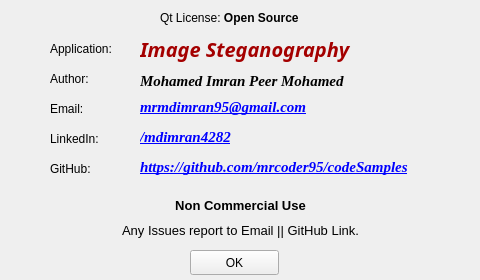
<?xml version="1.0" encoding="UTF-8"?>
<ui version="4.0">
 <class>about</class>
 <widget class="QWidget" name="about">
  <property name="geometry">
   <rect>
    <x>0</x>
    <y>0</y>
    <width>480</width>
    <height>280</height>
   </rect>
  </property>
  <property name="sizePolicy">
   <sizepolicy hsizetype="Fixed" vsizetype="Fixed">
    <horstretch>0</horstretch>
    <verstretch>0</verstretch>
   </sizepolicy>
  </property>
  <property name="windowTitle">
   <string>About</string>
  </property>
  <property name="windowIcon">
   <iconset>
    <normaloff>C:/Users/Music/Desktop/ico/About.ico</normaloff>C:/Users/Music/Desktop/ico/About.ico</iconset>
  </property>
  <widget class="QLabel" name="label">
   <property name="geometry">
    <rect>
     <x>160</x>
     <y>10</y>
     <width>171</width>
     <height>17</height>
    </rect>
   </property>
   <property name="text">
    <string>Qt License: &lt;b&gt;Open Source&lt;/b&gt;</string>
   </property>
  </widget>
  <widget class="QLabel" name="appNameLabel">
   <property name="geometry">
    <rect>
     <x>50</x>
     <y>40</y>
     <width>91</width>
     <height>17</height>
    </rect>
   </property>
   <property name="text">
    <string>Application:</string>
   </property>
  </widget>
  <widget class="QLabel" name="label_3">
   <property name="geometry">
    <rect>
     <x>140</x>
     <y>33</y>
     <width>271</width>
     <height>31</height>
    </rect>
   </property>
   <property name="palette">
    <palette>
     <active>
      <colorrole role="WindowText">
       <brush brushstyle="SolidPattern">
        <color alpha="255">
         <red>164</red>
         <green>0</green>
         <blue>0</blue>
        </color>
       </brush>
      </colorrole>
      <colorrole role="Text">
       <brush brushstyle="SolidPattern">
        <color alpha="255">
         <red>239</red>
         <green>41</green>
         <blue>41</blue>
        </color>
       </brush>
      </colorrole>
      <colorrole role="ButtonText">
       <brush brushstyle="SolidPattern">
        <color alpha="255">
         <red>204</red>
         <green>0</green>
         <blue>0</blue>
        </color>
       </brush>
      </colorrole>
      <colorrole role="PlaceholderText">
       <brush brushstyle="SolidPattern">
        <color alpha="128">
         <red>239</red>
         <green>41</green>
         <blue>41</blue>
        </color>
       </brush>
      </colorrole>
     </active>
     <inactive>
      <colorrole role="WindowText">
       <brush brushstyle="SolidPattern">
        <color alpha="255">
         <red>164</red>
         <green>0</green>
         <blue>0</blue>
        </color>
       </brush>
      </colorrole>
      <colorrole role="Text">
       <brush brushstyle="SolidPattern">
        <color alpha="255">
         <red>239</red>
         <green>41</green>
         <blue>41</blue>
        </color>
       </brush>
      </colorrole>
      <colorrole role="ButtonText">
       <brush brushstyle="SolidPattern">
        <color alpha="255">
         <red>204</red>
         <green>0</green>
         <blue>0</blue>
        </color>
       </brush>
      </colorrole>
      <colorrole role="PlaceholderText">
       <brush brushstyle="SolidPattern">
        <color alpha="128">
         <red>239</red>
         <green>41</green>
         <blue>41</blue>
        </color>
       </brush>
      </colorrole>
     </inactive>
     <disabled>
      <colorrole role="WindowText">
       <brush brushstyle="SolidPattern">
        <color alpha="255">
         <red>190</red>
         <green>190</green>
         <blue>190</blue>
        </color>
       </brush>
      </colorrole>
      <colorrole role="Text">
       <brush brushstyle="SolidPattern">
        <color alpha="255">
         <red>190</red>
         <green>190</green>
         <blue>190</blue>
        </color>
       </brush>
      </colorrole>
      <colorrole role="ButtonText">
       <brush brushstyle="SolidPattern">
        <color alpha="255">
         <red>190</red>
         <green>190</green>
         <blue>190</blue>
        </color>
       </brush>
      </colorrole>
      <colorrole role="PlaceholderText">
       <brush brushstyle="SolidPattern">
        <color alpha="128">
         <red>0</red>
         <green>0</green>
         <blue>0</blue>
        </color>
       </brush>
      </colorrole>
     </disabled>
    </palette>
   </property>
   <property name="font">
    <font>
     <family>Tw Cen MT</family>
     <pointsize>15</pointsize>
     <weight>75</weight>
     <italic>true</italic>
     <bold>true</bold>
     <stylestrategy>PreferAntialias</stylestrategy>
    </font>
   </property>
   <property name="focusPolicy">
    <enum>Qt::NoFocus</enum>
   </property>
   <property name="layoutDirection">
    <enum>Qt::LeftToRight</enum>
   </property>
   <property name="text">
    <string>Image Steganography</string>
   </property>
  </widget>
  <widget class="QLabel" name="authorLabel">
   <property name="geometry">
    <rect>
     <x>50</x>
     <y>70</y>
     <width>81</width>
     <height>17</height>
    </rect>
   </property>
   <property name="text">
    <string>Author:</string>
   </property>
  </widget>
  <widget class="QPushButton" name="ok">
   <property name="geometry">
    <rect>
     <x>190</x>
     <y>250</y>
     <width>89</width>
     <height>25</height>
    </rect>
   </property>
   <property name="sizePolicy">
    <sizepolicy hsizetype="Preferred" vsizetype="Preferred">
     <horstretch>0</horstretch>
     <verstretch>0</verstretch>
    </sizepolicy>
   </property>
   <property name="text">
    <string>OK</string>
   </property>
  </widget>
  <widget class="QLabel" name="label_5">
   <property name="geometry">
    <rect>
     <x>140</x>
     <y>70</y>
     <width>271</width>
     <height>21</height>
    </rect>
   </property>
   <property name="font">
    <font>
     <family>Times New Roman</family>
     <pointsize>11</pointsize>
     <weight>75</weight>
     <italic>true</italic>
     <bold>true</bold>
    </font>
   </property>
   <property name="text">
    <string>Mohamed Imran Peer Mohamed</string>
   </property>
  </widget>
  <widget class="QLabel" name="label_6">
   <property name="geometry">
    <rect>
     <x>50</x>
     <y>100</y>
     <width>81</width>
     <height>17</height>
    </rect>
   </property>
   <property name="text">
    <string>Email:</string>
   </property>
  </widget>
  <widget class="QLabel" name="label_7">
   <property name="geometry">
    <rect>
     <x>140</x>
     <y>97</y>
     <width>271</width>
     <height>21</height>
    </rect>
   </property>
   <property name="font">
    <font>
     <family>Times New Roman</family>
     <pointsize>11</pointsize>
     <weight>75</weight>
     <italic>true</italic>
     <bold>true</bold>
    </font>
   </property>
   <property name="text">
    <string>&lt;html&gt;&lt;head&gt;
&lt;body&gt;&lt;p&gt;
&lt;a href=&quot;mailto: mrmdimran95@gmail.com&quot;&gt;&lt;span style=&quot; text-decoration: underline; color:#0000ff;&quot;&gt;mrmdimran95@gmail.com&lt;/span&gt;&lt;/a&gt;&lt;/p&gt;&lt;/body&gt;
&lt;/head&gt;
&lt;/html&gt;</string>
   </property>
  </widget>
  <widget class="QLabel" name="label_8">
   <property name="geometry">
    <rect>
     <x>50</x>
     <y>130</y>
     <width>81</width>
     <height>17</height>
    </rect>
   </property>
   <property name="text">
    <string>LinkedIn:</string>
   </property>
  </widget>
  <widget class="QLabel" name="label_9">
   <property name="geometry">
    <rect>
     <x>50</x>
     <y>160</y>
     <width>81</width>
     <height>17</height>
    </rect>
   </property>
   <property name="text">
    <string>GitHub:</string>
   </property>
  </widget>
  <widget class="QLabel" name="label_10">
   <property name="geometry">
    <rect>
     <x>140</x>
     <y>127</y>
     <width>271</width>
     <height>21</height>
    </rect>
   </property>
   <property name="font">
    <font>
     <family>Times New Roman</family>
     <pointsize>11</pointsize>
     <weight>75</weight>
     <italic>true</italic>
     <bold>true</bold>
    </font>
   </property>
   <property name="text">
    <string>&lt;html&gt;&lt;head/&gt;&lt;body&gt;&lt;p&gt;&lt;a href=&quot;https://www.linkedin.com/in/mdimran4282/&quot;&gt;&lt;span style=&quot; text-decoration: underline; color:#0000ff;&quot;&gt;/mdimran4282&lt;/span&gt;&lt;/a&gt;&lt;/p&gt;&lt;/body&gt;&lt;/html&gt;</string>
   </property>
  </widget>
  <widget class="QLabel" name="label_11">
   <property name="geometry">
    <rect>
     <x>140</x>
     <y>157</y>
     <width>331</width>
     <height>21</height>
    </rect>
   </property>
   <property name="font">
    <font>
     <family>Times New Roman</family>
     <pointsize>11</pointsize>
     <weight>75</weight>
     <italic>true</italic>
     <bold>true</bold>
    </font>
   </property>
   <property name="text">
    <string>&lt;html&gt;&lt;head/&gt;&lt;body&gt;&lt;p&gt;&lt;a href=&quot;https://github.com/mrcoder95/codeSamples&quot;&gt;&lt;span style=&quot; text-decoration: underline; color:#0000ff;&quot;&gt;https://github.com/mrcoder95/codeSamples&lt;/span&gt;&lt;/a&gt;&lt;/p&gt;&lt;/body&gt;&lt;/html&gt;</string>
   </property>
  </widget>
  <widget class="QLabel" name="commercialLabel">
   <property name="geometry">
    <rect>
     <x>0</x>
     <y>195</y>
     <width>481</width>
     <height>21</height>
    </rect>
   </property>
   <property name="text">
    <string>&lt;html&gt;&lt;head/&gt;&lt;body&gt;&lt;p align=&quot;center&quot;&gt;&lt;span style=&quot; font-size:10pt; font-weight:600;&quot;&gt;Non Commercial Use&lt;/span&gt;&lt;/p&gt;&lt;/body&gt;&lt;/html&gt;</string>
   </property>
  </widget>
  <widget class="QLabel" name="issueLabel">
   <property name="geometry">
    <rect>
     <x>0</x>
     <y>220</y>
     <width>481</width>
     <height>21</height>
    </rect>
   </property>
   <property name="text">
    <string>&lt;html&gt;&lt;head/&gt;&lt;body&gt;&lt;p align=&quot;center&quot;&gt;&lt;span style=&quot; font-size:10pt;&quot;&gt;Any Issues report to Email || GitHub Link.&lt;/span&gt;&lt;/p&gt;&lt;/body&gt;&lt;/html&gt;</string>
   </property>
  </widget>
 </widget>
 <resources/>
 <connections/>
</ui>
